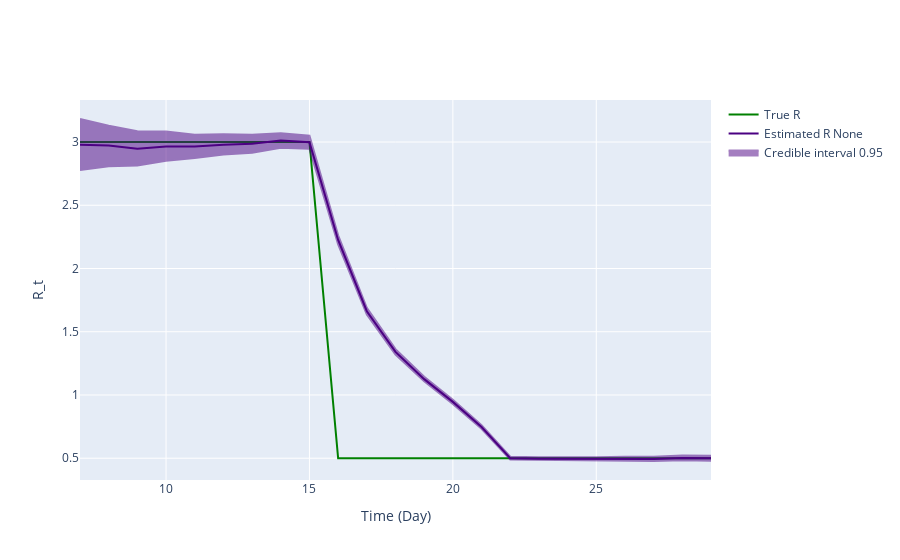

The cell this chart's notebook holds for it:
### Markdown cell above
## Inference plot using class method results

### Code cell
fig = ReproductionNumberPlot()

fig.add_ground_truth_rt(ground_truth)
fig.add_interval_rt(new_intervals)

fig.update_labels(time_label='Time (Day)', r_label='R_t')

fig.show_figure()

### Figure 1 — Plotly figure (JSON) as saved in the notebook; plotly's stock layout.template omitted (floating-point values rounded to 4 significant figures)
{"data": [{"line": {"color": "green"}, "mode": "lines", "name": "True R", "type": "scatter", "x": [7, 8, 9, 10, 11, 12, 13, 14, 15, 16, 17, 18, 19, 20, 21, 22, 23, 24, 25, 26, 27, 28, 29], "y": [3, 3, 3, 3, 3, 3, 3, 3, 3, 0.5, 0.5, 0.5, 0.5, 0.5, 0.5, 0.5, 0.5, 0.5, 0.5, 0.5, 0.5, 0.5, 0.5]}, {"line": {"color": "indigo"}, "mode": "lines", "name": "Estimated R None", "type": "scatter", "x": [7, 8, 9, 10, 11, 12, 13, 14, 15, 16, 17, 18, 19, 20, 21, 22, 23, 24, 25, 26, 27, 28, 29], "y": [2.979, 2.972, 2.947, 2.964, 2.964, 2.979, 2.987, 3.012, 2.998, 2.226, 1.662, 1.341, 1.125, 0.9454, 0.7464, 0.5004, 0.4958, 0.4941, 0.4944, 0.4957, 0.4945, 0.5024, 0.4997]}, {"fill": "toself", "fillcolor": "indigo", "line": {"color": "indigo"}, "mode": "lines", "name": "Credible interval 0.95", "opacity": 0.5, "showlegend": true, "type": "scatter", "x": [7, 8, 9, 10, 11, 12, 13, 14, 15, 16, 17, 18, 19, 20, 21, 22, 23, 24, 25, 26, 27, 28, 29, 29, 28, 27, 26, 25, 24, 23, 22, 21, 20, 19, 18, 17, 16, 15, 14, 13, 12, 11, 10, 9, 8, 7], "y": [3.182, 3.128, 3.085, 3.083, 3.058, 3.061, 3.057, 3.07, 3.049, 2.263, 1.689, 1.362, 1.144, 0.9617, 0.7603, 0.5123, 0.5085, 0.507, 0.5086, 0.511, 0.5108, 0.5224, 0.5205, 0.4796, 0.4836, 0.4781, 0.4804, 0.4795, 0.4813, 0.4835, 0.4894, 0.7329, 0.9295, 1.108, 1.319, 1.636, 2.19, 2.947, 2.956, 2.916, 2.902, 2.874, 2.851, 2.814, 2.809, 2.779]}], "layout": {"hovermode": "x unified", "xaxis": {"title": {"text": "Time (Day)"}}, "yaxis": {"title": {"text": "R_t"}}}}
